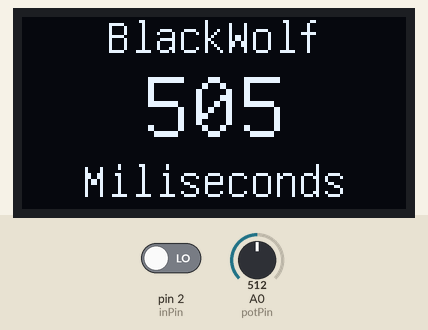
This sketch was run on a simulated Arduino Uno, built with avr-gcc and run on an emulated ATmega328P. Shown: 128×64 one-colour display. The inputs (shaded band) are chosen by the test bench; at power-on: A0 (potPin) = 512, pin 2 (inPin) LOW. What the sketch prints to the serial monitor is not drawn.

Above: at 1.3 s.
1.4 s: A0 (potPin) set to 716
At 2.4 s:
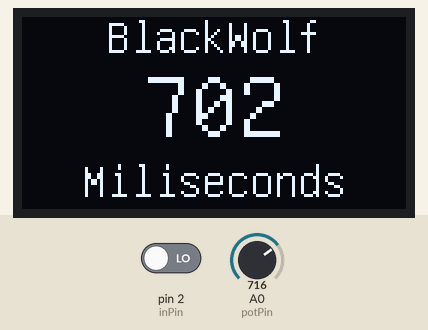
3.3 s: A0 (potPin) set to 900
At 4.0 s:
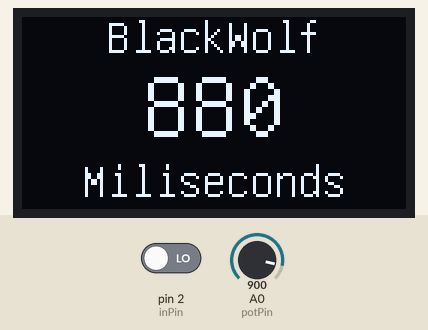
5.2 s: A0 (potPin) set to 1023
At 6.4 s:
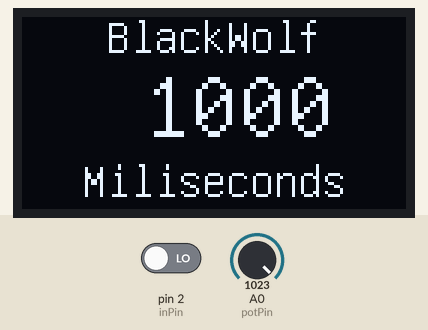
Timing chart, 0 to 8.2 s (numbered marks = the images above; inputs shaded):
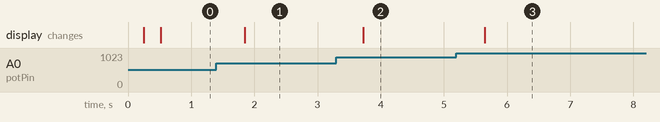

Measured:
- after the input at 1.4 s, the display: changes after 0.45 s (image 1)
- after the input at 3.3 s, the display: changes after 0.42 s (image 2)
- after the input at 5.2 s, the display: changes after 0.45 s (image 3)

The sketch:

Welding_Spot.ino
```cpp
#include "U8glib.h"

U8GLIB_SSD1306_128X64 u8g(U8G_I2C_OPT_NONE|U8G_I2C_OPT_DEV_0);	// I2C / TWI

int potPin = 0;   // analog pin used to connect the potentiometer
int potVal;       // variable to read the value from the analog pin

int inPin = 2;
int triggerSwitch = 0;
int ssrPin = 3;
int stringWidth = 0;

void draw(void) {
  // graphic commands to redraw the complete screen
  u8g.setFont(u8g_font_unifont);
  u8g.drawStr( 28, 12, "BlackWolf"); // rename to personalise ;)
  u8g.setScale2x2();
  u8g.setPrintPos(20,20);
  u8g.print(potVal);
  u8g.undoScale();
  u8g.drawStr( 20, 60, "Miliseconds");

}

void setup(void) {
  // flip screen, if required
  // u8g.setRot180();

  // set SPI backup if required
  //u8g.setHardwareBackup(u8g_backup_avr_spi);

  // assign default color value
  if ( u8g.getMode() == U8G_MODE_R3G3B2 ) {
    u8g.setColorIndex(255);     // white
  }
  else if ( u8g.getMode() == U8G_MODE_GRAY2BIT ) {
    u8g.setColorIndex(3);         // max intensity
  }
  else if ( u8g.getMode() == U8G_MODE_BW ) {
    u8g.setColorIndex(1);         // pixel on
  }
  else if ( u8g.getMode() == U8G_MODE_HICOLOR ) {
    u8g.setHiColorByRGB(255,255,255);
  }

      Serial.begin(9600);

    pinMode(inPin, INPUT);
    pinMode(ssrPin, OUTPUT);

}

void loop(void) {
  // picture loop
  u8g.firstPage();
  do {
    draw();
  } while( u8g.nextPage() );

  // rebuild the picture after some delay
  //delay(50);

  potVal = analogRead(potPin);                // reads the value of the potentiometer (value between 0 and 1023)
  potVal = map(potVal, 0, 1023, 10, 1000 );     // scale it to use it get the right time (value between 10 and 500)

  triggerSwitch = digitalRead(inPin);

  Serial.println(triggerSwitch);


  if (triggerSwitch == HIGH){
        digitalWrite(ssrPin, HIGH);
        delay(potVal);
        digitalWrite(ssrPin, LOW);
        delay(1000);
  }

}
```
